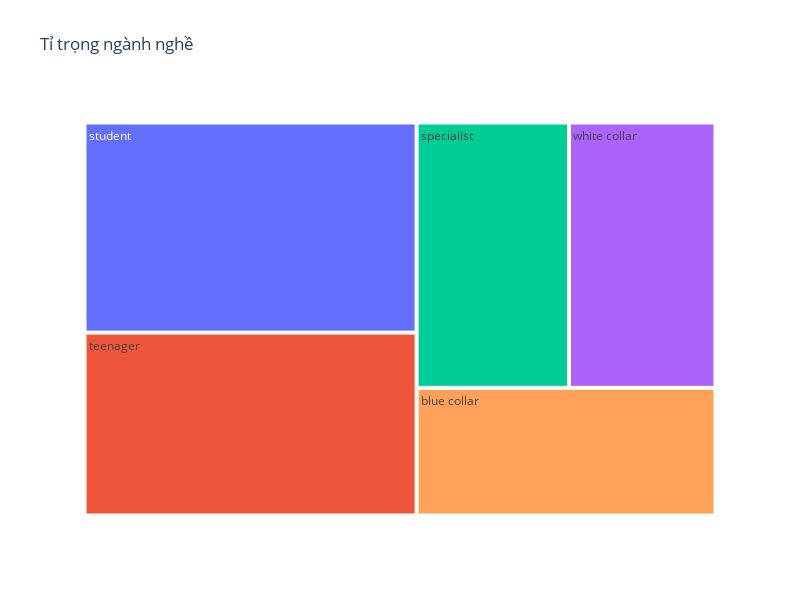

The notebook cell this image was saved under:
### Code cell
# Create TreeMap chart using plotly express
fig = px.treemap(customer,
                 path=['job'],
                #  values='count',
                 title='Tỉ trọng ngành nghề')
fig.update_layout(width = 800, height = 600)
fig.show()

### Figure 1 — Plotly figure (JSON) as saved in the notebook; plotly's stock layout.template omitted (floating-point values rounded to 4 significant figures)
{"data": [{"branchvalues": "total", "domain": {"x": [0, 1], "y": [0, 1]}, "hovertemplate": "labels=%{label}<br>count=%{value}<br>parent=%{parent}<br>id=%{id}<extra></extra>", "ids": ["blue collar", "specialist", "student", "teenager", "white collar"], "labels": ["blue collar", "specialist", "student", "teenager", "white collar"], "name": "", "parents": ["", "", "", "", ""], "type": "treemap", "values": [684, 725, 1251, 1089, 697]}], "layout": {"height": 600, "legend": {"tracegroupgap": 0}, "title": {"text": "Tỉ trọng ngành nghề"}, "width": 800}}
